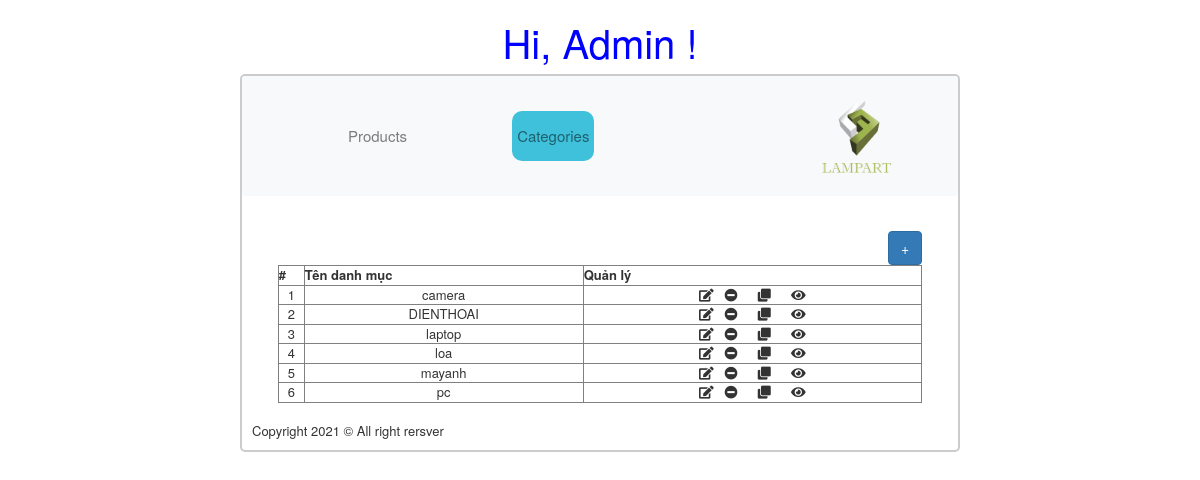
Page /?menu=categories on the committed database.
### tables this page shows
CREATE TABLE `tbl_category` (
  `category_id` int(11) NOT NULL,
  `category_name` varchar(100) NOT NULL
);

### modules/category_consollers/category_list.php (the view)
<?php
class CategoryManager
{
    private $mysqli;
    public function __construct($mysqli)
    {
        $this->mysqli = $mysqli;
    }
    public function getCategoryList()
    {
        $sql_category_list = " SELECT * FROM tbl_category ORDER BY category_name asc";
        $query_category_list = mysqli_query($this->mysqli, $sql_category_list);
        return mysqli_fetch_all($query_category_list, MYSQLI_ASSOC);
    }
}
$categoryManager = new CategoryManager($mysqli);
$categoryList = $categoryManager->getCategoryList();
    echo "<table border='1' width='100%' style='border-collapse:collapse;text-align:center'>";
    echo "<tr>";
    echo "<th class='title'>#</th>";
    echo "<th align='center'>Tên danh mục</th>";
    echo "<th align='center'>Quản lý</th>";
    echo "</tr>";
$i = 0;
foreach ($categoryList as $category) {
    $i++;
    echo "<tr>";
    echo "<td>" . $i . "</td>";
    echo "<td align='center'>" . $category['category_name'] . "</td>";
    echo "<td>";
        echo '
                    <i class="fas fa-edit"></i>
                </a>&nbsp;
                        <i class="fa fa-minus-circle"></i>
                </a>&emsp;
                        <i class="fa fa-clone" aria-hidden="true"></i>
                </a>&emsp;
                        <i class="fa fa-eye" aria-hidden="true"></i>
                </a>';
    echo "</td>";
    echo "</tr>";
}
?>
</table>
<br/>

### css/style.css (style rules this page uses)
body { margin: 0 auto; }

### rows in the picture
tbl_category: category_name "camera"
tbl_category: category_name "DIENTHOAI"
tbl_category: category_name "laptop"
tbl_category: category_name "loa"
tbl_category: category_name "mayanh"
tbl_category: category_name "pc"
